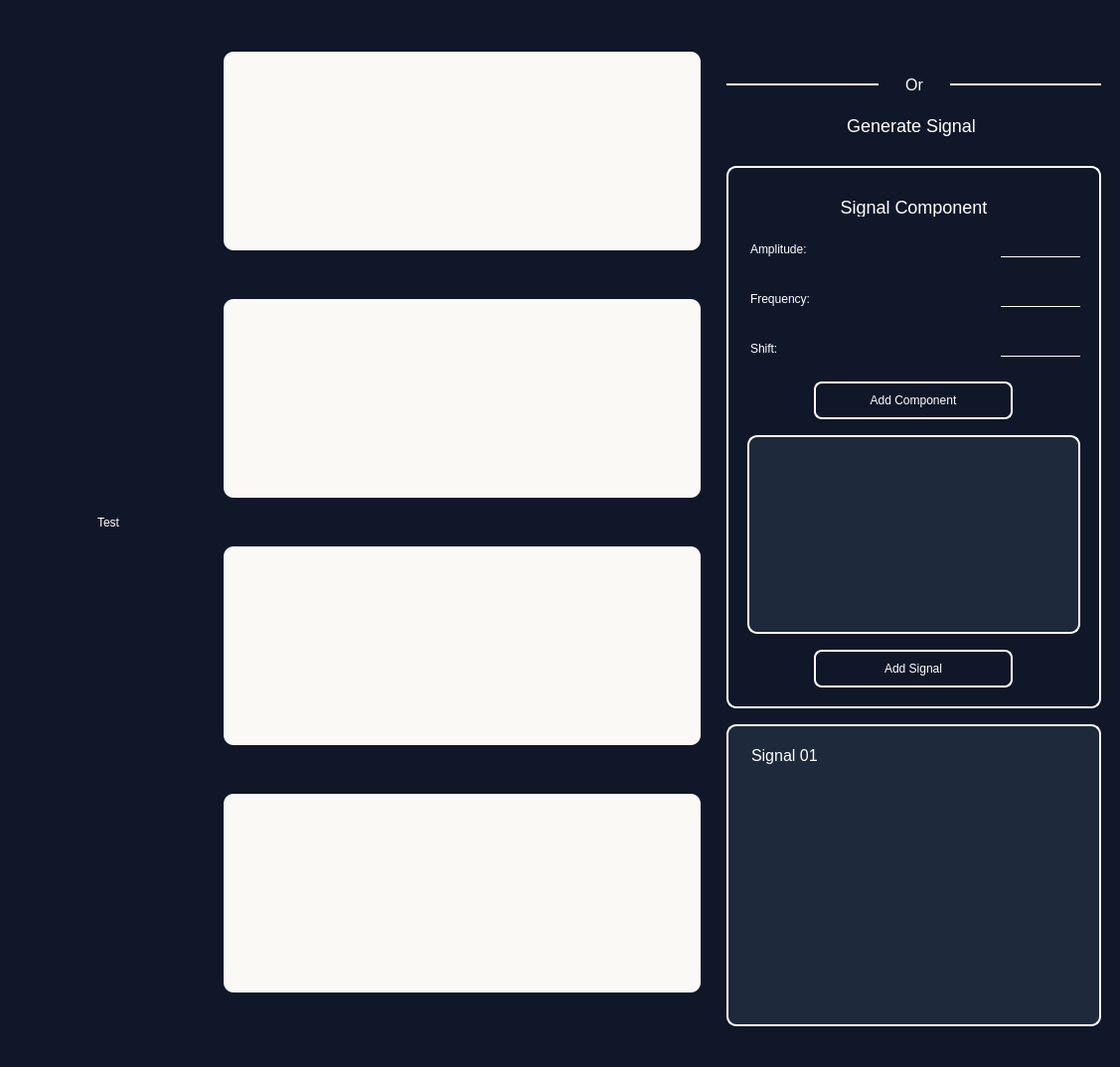
<?xml version="1.0" encoding="UTF-8"?>
<ui version="4.0">
 <class>MainWindow</class>
 <widget class="QMainWindow" name="MainWindow">
  <property name="geometry">
   <rect>
    <x>0</x>
    <y>0</y>
    <width>1127</width>
    <height>1074</height>
   </rect>
  </property>
  <property name="windowTitle">
   <string>MainWindow</string>
  </property>
  <property name="styleSheet">
   <string notr="true">*{
    background-color: #0f1729;  
    color: #ffffff;     
}

QLineEdit {
    background-color: #0f1729;   /* Updated dark background */
    color: #ffffff;              /* Updated white text */
    border: 1px solid #ffffff;   /* Updated blue border */
	border-top:none;
	border-right: none;
	border-left: none;
    padding: 4px 8px;
    font-size: 14px;
}

QLineEdit:hover {
    border: 1px solid #ffffff;   /* Updated lighter blue on hover */
	border-top:none;
	border-right: none;
	border-left: none;
}

QLineEdit:focus {
    border: 1px solid #ffffff;   /* Stronger blue when focused */
	border-top:none;
	border-right: none;
	border-left: none;
    background-color: #142A4A;   /* Slightly lighter background on focus */
    color: #ffffff;              /* Text turns blue when focused */
}

QLineEdit::placeholder {
    color: #39bef7;              /* Lighter blue for the placeholder */
    font-style: italic;
}

QLineEdit:disabled {
    background-color: #1B2C3E;   /* Darker background when disabled */
    color: #888888;              /* Gray text when disabled */
    border: 2px solid #666666;   /* Gray border when disabled */
}

QComboBox {
    background-color: #0f1729;
    color: #e1e8f0;
    border: 2px solid #39bef7;   /* Updated blue border */
    border-radius: 5px;
    padding: 5px;
}

QComboBox::drop-down {
    border-left: 1px solid #39bef7; /* Updated blue border */
}

QComboBox QAbstractItemView {
    background-color: #0f1729;
    color: #e1e8f0;
    selection-background-color: #39bef7; /* Updated highlight color */
    selection-color: #e1e8f0;
    border: 1px solid #39bef7;          /* Updated blue border */
}

QPushButton {
    background-color: #0f1729;
    border-radius: 8px;
    padding: 10px;
}

QPushButton:hover {
    background-color: #142A4A;
}

QToolTip {
    background-color: #0f1729;   /* Updated background */
    color: #e1e8f0;              /* Updated white text */
    border: 1px solid #39bef7;   /* Updated blue border */
    padding: 5px;
    border-radius: 8px;
    font-size: 14px;
}

/* Sliders */
QSlider::groove:horizontal {
    border: 1px solid #ffffff;   /* Updated white border */
    height: 8px;
    background: #0f1729;
    border-radius: 4px;
}

QSlider::handle:horizontal {
    background: #ffffff;         /* Updated white handle */
    border: 1px solid #e1e8f0;   /* White border around handle */
    width: 20px;
    height: 20px;
    border-radius: 10px;
    margin: -7px 0;
}

QSlider::sub-page:horizontal {
    background: #ffffff;         /* Updated white for sub-page */
    border: 1px solid #ffffff;   /* White border for sub-page */
    height: 8px;
    border-radius: 4px;
}

QSlider::add-page:horizontal {
    background: #0f1729;
    border: 1px solid #ffffff;   /* White border for add-page */
    height: 8px;
    border-radius: 4px;
}


</string>
  </property>
  <widget class="QWidget" name="centralwidget">
   <property name="styleSheet">
    <string notr="true">margin: 0px 10px</string>
   </property>
   <layout class="QGridLayout" name="gridLayout">
    <item row="0" column="0">
     <layout class="QVBoxLayout" name="verticalLayout_3">
      <item>
       <widget class="QPushButton" name="pushButton_2">
        <property name="minimumSize">
         <size>
          <width>200</width>
          <height>0</height>
         </size>
        </property>
        <property name="maximumSize">
         <size>
          <width>200</width>
          <height>16777215</height>
         </size>
        </property>
        <property name="text">
         <string>Test</string>
        </property>
       </widget>
      </item>
     </layout>
    </item>
    <item row="0" column="2">
     <layout class="QVBoxLayout" name="verticalLayout">
      <item>
       <widget class="QPushButton" name="uploadSignalButton">
        <property name="minimumSize">
         <size>
          <width>200</width>
          <height>50</height>
         </size>
        </property>
        <property name="maximumSize">
         <size>
          <width>400</width>
          <height>50</height>
         </size>
        </property>
        <property name="toolTip">
         <string>Upload Signal</string>
        </property>
        <property name="styleSheet">
         <string notr="true">margin-top: 10px;</string>
        </property>
        <property name="text">
         <string/>
        </property>
        <property name="icon">
         <iconset resource="icons_setup/icons.qrc">
          <normaloff>:/icons_setup/icons/browse.png</normaloff>:/icons_setup/icons/browse.png</iconset>
        </property>
        <property name="iconSize">
         <size>
          <width>30</width>
          <height>30</height>
         </size>
        </property>
       </widget>
      </item>
      <item>
       <layout class="QHBoxLayout" name="horizontalLayout">
        <item>
         <widget class="QFrame" name="frame_2">
          <property name="minimumSize">
           <size>
            <width>80</width>
            <height>2</height>
           </size>
          </property>
          <property name="maximumSize">
           <size>
            <width>180</width>
            <height>2</height>
           </size>
          </property>
          <property name="styleSheet">
           <string notr="true">QFrame {
    background-color: white; /* Sets the line color */
    max-height: 2px; /* Adjusts the line thickness */
    border: none;
}</string>
          </property>
          <property name="frameShape">
           <enum>QFrame::HLine</enum>
          </property>
          <property name="frameShadow">
           <enum>QFrame::Raised</enum>
          </property>
         </widget>
        </item>
        <item>
         <widget class="QLabel" name="label">
          <property name="minimumSize">
           <size>
            <width>40</width>
            <height>40</height>
           </size>
          </property>
          <property name="maximumSize">
           <size>
            <width>40</width>
            <height>40</height>
           </size>
          </property>
          <property name="styleSheet">
           <string notr="true">QLabel {
    color: white; /* Sets the text color */
    font-size: 16px;
	margin-bottom: 0px
}</string>
          </property>
          <property name="text">
           <string>Or</string>
          </property>
          <property name="alignment">
           <set>Qt::AlignCenter</set>
          </property>
         </widget>
        </item>
        <item>
         <widget class="QFrame" name="frame_3">
          <property name="minimumSize">
           <size>
            <width>80</width>
            <height>1</height>
           </size>
          </property>
          <property name="maximumSize">
           <size>
            <width>180</width>
            <height>2</height>
           </size>
          </property>
          <property name="styleSheet">
           <string notr="true">QFrame {
    background-color: white; /* Sets the line color */
    max-height: 2px; /* Adjusts the line thickness */
    border: none;
}</string>
          </property>
          <property name="frameShape">
           <enum>QFrame::HLine</enum>
          </property>
          <property name="frameShadow">
           <enum>QFrame::Raised</enum>
          </property>
         </widget>
        </item>
       </layout>
      </item>
      <item>
       <layout class="QVBoxLayout" name="verticalLayout_4">
        <item>
         <widget class="QLabel" name="label_2">
          <property name="minimumSize">
           <size>
            <width>200</width>
            <height>30</height>
           </size>
          </property>
          <property name="maximumSize">
           <size>
            <width>400</width>
            <height>30</height>
           </size>
          </property>
          <property name="styleSheet">
           <string notr="true">font-size: 18px;
</string>
          </property>
          <property name="text">
           <string>Generate Signal </string>
          </property>
          <property name="alignment">
           <set>Qt::AlignCenter</set>
          </property>
         </widget>
        </item>
        <item>
         <widget class="QFrame" name="frame_4">
          <property name="minimumSize">
           <size>
            <width>310</width>
            <height>0</height>
           </size>
          </property>
          <property name="maximumSize">
           <size>
            <width>400</width>
            <height>16777215</height>
           </size>
          </property>
          <property name="styleSheet">
           <string notr="true">QFrame{
border-radius: 10px;
border: 2px solid white; 
margin-top: 20px;
}

QScrollBar:vertical {
    border: none;                 /* No border */
    background: #1E293B;         /* Match the scroll area background */
    width: 8px;                  /* Thin width */
    margin: 10px 0;              /* Margins for spacing */
}

QScrollBar::handle:vertical {
    background: #FFFFFF;         /* White handle color */
    min-height: 20px;           /* Minimum height for handle */
    border-radius: 4px;         /* Slightly rounded corners */
}

QScrollBar::add-line:vertical,
QScrollBar::sub-line:vertical {
    border: none;                /* No border for add/sub buttons */
    background: none;           /* No background */
    height: 0px;                /* Hide lines */
}

QScrollBar:horizontal {
    border: none;                 /* No border */
    background: #1E293B;         /* Match the scroll area background */
    height: 8px;                 /* Thin height */
    margin: 0 10px;              /* Margins for spacing */
}

QScrollBar::handle:horizontal {
    background: #FFFFFF;         /* White handle color */
    min-width: 20px;             /* Minimum width for handle */
    border-radius: 4px;         /* Slightly rounded corners */
}

QScrollBar::add-line:horizontal,
QScrollBar::sub-line:horizontal {
    border: none;                /* No border for add/sub buttons */
    background: none;           /* No background */
    width: 0px;                 /* Hide lines */
}</string>
          </property>
          <property name="frameShape">
           <enum>QFrame::StyledPanel</enum>
          </property>
          <property name="frameShadow">
           <enum>QFrame::Raised</enum>
          </property>
          <layout class="QVBoxLayout" name="verticalLayout_5">
           <item>
            <widget class="QLabel" name="label_3">
             <property name="minimumSize">
              <size>
               <width>200</width>
               <height>40</height>
              </size>
             </property>
             <property name="maximumSize">
              <size>
               <width>400</width>
               <height>40</height>
              </size>
             </property>
             <property name="styleSheet">
              <string notr="true">border: none;
font-size: 18px</string>
             </property>
             <property name="text">
              <string>Signal Component</string>
             </property>
             <property name="alignment">
              <set>Qt::AlignCenter</set>
             </property>
            </widget>
           </item>
           <item>
            <layout class="QHBoxLayout" name="horizontalLayout_2">
             <item>
              <widget class="QLabel" name="label_4">
               <property name="minimumSize">
                <size>
                 <width>100</width>
                 <height>0</height>
                </size>
               </property>
               <property name="maximumSize">
                <size>
                 <width>300</width>
                 <height>16777215</height>
                </size>
               </property>
               <property name="styleSheet">
                <string notr="true">border: none;
margin-bottom: 10px</string>
               </property>
               <property name="text">
                <string>Amplitude:</string>
               </property>
              </widget>
             </item>
             <item>
              <widget class="QLineEdit" name="amplitudeInput">
               <property name="minimumSize">
                <size>
                 <width>100</width>
                 <height>0</height>
                </size>
               </property>
               <property name="maximumSize">
                <size>
                 <width>100</width>
                 <height>16777215</height>
                </size>
               </property>
              </widget>
             </item>
            </layout>
           </item>
           <item>
            <layout class="QHBoxLayout" name="horizontalLayout_3">
             <item>
              <widget class="QLabel" name="label_5">
               <property name="minimumSize">
                <size>
                 <width>100</width>
                 <height>0</height>
                </size>
               </property>
               <property name="maximumSize">
                <size>
                 <width>300</width>
                 <height>16777215</height>
                </size>
               </property>
               <property name="styleSheet">
                <string notr="true">border: none;
margin-bottom: 10px</string>
               </property>
               <property name="text">
                <string>Frequency:</string>
               </property>
              </widget>
             </item>
             <item>
              <widget class="QLineEdit" name="frequencyInput">
               <property name="minimumSize">
                <size>
                 <width>100</width>
                 <height>0</height>
                </size>
               </property>
               <property name="maximumSize">
                <size>
                 <width>100</width>
                 <height>16777215</height>
                </size>
               </property>
              </widget>
             </item>
            </layout>
           </item>
           <item>
            <layout class="QHBoxLayout" name="horizontalLayout_4">
             <item>
              <widget class="QLabel" name="label_6">
               <property name="minimumSize">
                <size>
                 <width>100</width>
                 <height>0</height>
                </size>
               </property>
               <property name="maximumSize">
                <size>
                 <width>300</width>
                 <height>16777215</height>
                </size>
               </property>
               <property name="styleSheet">
                <string notr="true">border: none;
margin-bottom: 10px</string>
               </property>
               <property name="text">
                <string>Shift:</string>
               </property>
              </widget>
             </item>
             <item>
              <widget class="QLineEdit" name="shiftInput">
               <property name="minimumSize">
                <size>
                 <width>100</width>
                 <height>0</height>
                </size>
               </property>
               <property name="maximumSize">
                <size>
                 <width>100</width>
                 <height>16777215</height>
                </size>
               </property>
              </widget>
             </item>
            </layout>
           </item>
           <item>
            <layout class="QHBoxLayout" name="horizontalLayout_5">
             <item>
              <widget class="QPushButton" name="addComponentButton">
               <property name="minimumSize">
                <size>
                 <width>200</width>
                 <height>0</height>
                </size>
               </property>
               <property name="maximumSize">
                <size>
                 <width>200</width>
                 <height>16777215</height>
                </size>
               </property>
               <property name="styleSheet">
                <string notr="true">margin: 10px 0px;
border: 2px solid white;</string>
               </property>
               <property name="text">
                <string>Add Component</string>
               </property>
              </widget>
             </item>
            </layout>
           </item>
           <item>
            <widget class="QScrollArea" name="componentsContainer">
             <property name="minimumSize">
              <size>
               <width>260</width>
               <height>200</height>
              </size>
             </property>
             <property name="maximumSize">
              <size>
               <width>400</width>
               <height>300</height>
              </size>
             </property>
             <property name="styleSheet">
              <string notr="true">*{
background-color: #1E293B;
margin-top:0;
}

QToolTip {
    background-color: #0f1729;   /* Updated background */
    color: #e1e8f0;              /* Updated white text */
    border: 1px solid #39bef7;   /* Updated blue border */
    padding: 5px;
    border-radius: 8px;
    font-size: 14px;
}

QPushButton {
    background-color: #1E293B;
    border-radius: 8px;
    padding: 10px;
}

QPushButton:hover {
    background-color: #0f1729;
}

</string>
             </property>
             <property name="verticalScrollBarPolicy">
              <enum>Qt::ScrollBarAsNeeded</enum>
             </property>
             <property name="widgetResizable">
              <bool>true</bool>
             </property>
             <widget class="QWidget" name="componentsContainerWidget">
              <property name="geometry">
               <rect>
                <x>0</x>
                <y>0</y>
                <width>323</width>
                <height>176</height>
               </rect>
              </property>
              <property name="minimumSize">
               <size>
                <width>0</width>
                <height>0</height>
               </size>
              </property>
              <property name="maximumSize">
               <size>
                <width>111111</width>
                <height>16777215</height>
               </size>
              </property>
              <property name="styleSheet">
               <string notr="true">QToolTip {
    background-color: #0f1729;   /* Updated background */
    color: #e1e8f0;              /* Updated white text */
    border: 1px solid #39bef7;   /* Updated blue border */
    padding: 5px;
    border-radius: 8px;
    font-size: 14px;
}</string>
              </property>
              <layout class="QGridLayout" name="gridLayout_2"/>
             </widget>
            </widget>
           </item>
           <item>
            <layout class="QHBoxLayout" name="horizontalLayout_6">
             <item>
              <widget class="QPushButton" name="addSignalButton">
               <property name="minimumSize">
                <size>
                 <width>200</width>
                 <height>0</height>
                </size>
               </property>
               <property name="maximumSize">
                <size>
                 <width>200</width>
                 <height>16777215</height>
                </size>
               </property>
               <property name="styleSheet">
                <string notr="true">margin: 10px 0px;
border: 2px solid white;</string>
               </property>
               <property name="text">
                <string>Add Signal</string>
               </property>
              </widget>
             </item>
            </layout>
           </item>
          </layout>
         </widget>
        </item>
       </layout>
      </item>
      <item>
       <layout class="QHBoxLayout" name="horizontalLayout_9">
        <item>
         <widget class="QScrollArea" name="signalsContainer">
          <property name="minimumSize">
           <size>
            <width>180</width>
            <height>200</height>
           </size>
          </property>
          <property name="maximumSize">
           <size>
            <width>400</width>
            <height>400</height>
           </size>
          </property>
          <property name="styleSheet">
           <string notr="true">*{
background-color: #1E293B;
margin: 10px 10px;
border: 2px solid white;
border-radius: 10px;
}

QPushButton {
    background-color: #1E293B;
    border-radius: 8px;
    padding: 10px;
}

QPushButton:hover {
    background-color: #0f1729;
}

    QScrollBar:vertical {
        border: none;
        background: transparent;
        width: 12px;
        margin: 0px 0px 0px 0px;
    }

    QScrollBar::handle:vertical {
        background: white;
        min-height: 20px;
        border-radius: 6px;
    }

    QScrollBar::add-line:vertical, QScrollBar::sub-line:vertical {
        height: 0px;
        width: 0px;
    }

    QScrollBar::add-page:vertical, QScrollBar::sub-page:vertical {
        background: none;
    }

    QScrollBar:horizontal {
        border: none;
        background: transparent;
        height: 12px;
        margin: 0px 0px 0px 0px;
    }

    QScrollBar::handle:horizontal {
        background: white;
        min-width: 20px;
        border-radius: 6px;
    }

    QScrollBar::add-line:horizontal, QScrollBar::sub-line:horizontal {
        height: 0px;
        width: 0px;
    }

    QScrollBar::add-page:horizontal, QScrollBar::sub-page:horizontal {
        background: none;
    }
</string>
          </property>
          <property name="widgetResizable">
           <bool>true</bool>
          </property>
          <widget class="QWidget" name="signalsContainerWidget">
           <property name="geometry">
            <rect>
             <x>0</x>
             <y>0</y>
             <width>365</width>
             <height>269</height>
            </rect>
           </property>
           <property name="styleSheet">
            <string notr="true">border:none</string>
           </property>
           <layout class="QGridLayout" name="gridLayout_3">
            <item row="0" column="0">
             <layout class="QHBoxLayout" name="signalLayout1">
              <item>
               <layout class="QHBoxLayout" name="signalLabelLayout1">
                <item alignment="Qt::AlignTop">
                 <widget class="QLabel" name="signalLabel1">
                  <property name="minimumSize">
                   <size>
                    <width>0</width>
                    <height>40</height>
                   </size>
                  </property>
                  <property name="maximumSize">
                   <size>
                    <width>16777215</width>
                    <height>40</height>
                   </size>
                  </property>
                  <property name="styleSheet">
                   <string notr="true">border:none;
font-size: 16px;
margin: 0;
margin-left: 10px</string>
                  </property>
                  <property name="text">
                   <string>Signal 01</string>
                  </property>
                 </widget>
                </item>
               </layout>
              </item>
              <item>
               <layout class="QHBoxLayout" name="signalButtonsLayout1">
                <item>
                 <spacer name="horizontalSpacer">
                  <property name="orientation">
                   <enum>Qt::Horizontal</enum>
                  </property>
                  <property name="sizeHint" stdset="0">
                   <size>
                    <width>40</width>
                    <height>20</height>
                   </size>
                  </property>
                 </spacer>
                </item>
                <item alignment="Qt::AlignTop">
                 <widget class="QPushButton" name="deleteSignalButton1">
                  <property name="minimumSize">
                   <size>
                    <width>50</width>
                    <height>50</height>
                   </size>
                  </property>
                  <property name="maximumSize">
                   <size>
                    <width>50</width>
                    <height>50</height>
                   </size>
                  </property>
                  <property name="styleSheet">
                   <string notr="true">margin:0;</string>
                  </property>
                  <property name="text">
                   <string/>
                  </property>
                  <property name="icon">
                   <iconset resource="icons_setup/icons.qrc">
                    <normaloff>:/icons_setup/icons/delete.png</normaloff>:/icons_setup/icons/delete.png</iconset>
                  </property>
                  <property name="iconSize">
                   <size>
                    <width>25</width>
                    <height>25</height>
                   </size>
                  </property>
                 </widget>
                </item>
               </layout>
              </item>
             </layout>
            </item>
           </layout>
          </widget>
         </widget>
        </item>
       </layout>
      </item>
     </layout>
    </item>
    <item row="0" column="1">
     <layout class="QVBoxLayout" name="verticalLayout_2">
      <item>
       <widget class="QFrame" name="frame1">
        <property name="minimumSize">
         <size>
          <width>500</width>
          <height>200</height>
         </size>
        </property>
        <property name="maximumSize">
         <size>
          <width>16777215</width>
          <height>200</height>
         </size>
        </property>
        <property name="styleSheet">
         <string notr="true">QFrame{
background-color: #FAF9F6;
border-radius: 10px
}</string>
        </property>
        <property name="frameShape">
         <enum>QFrame::StyledPanel</enum>
        </property>
        <property name="frameShadow">
         <enum>QFrame::Raised</enum>
        </property>
       </widget>
      </item>
      <item>
       <widget class="QFrame" name="frame2">
        <property name="minimumSize">
         <size>
          <width>500</width>
          <height>200</height>
         </size>
        </property>
        <property name="maximumSize">
         <size>
          <width>16777215</width>
          <height>200</height>
         </size>
        </property>
        <property name="styleSheet">
         <string notr="true">QFrame{
background-color: #FAF9F6;
border-radius: 10px
}</string>
        </property>
        <property name="frameShape">
         <enum>QFrame::StyledPanel</enum>
        </property>
        <property name="frameShadow">
         <enum>QFrame::Raised</enum>
        </property>
       </widget>
      </item>
      <item>
       <widget class="QFrame" name="frame3">
        <property name="minimumSize">
         <size>
          <width>500</width>
          <height>200</height>
         </size>
        </property>
        <property name="maximumSize">
         <size>
          <width>16777215</width>
          <height>200</height>
         </size>
        </property>
        <property name="styleSheet">
         <string notr="true">QFrame{
background-color: #FAF9F6;
border-radius: 10px
}</string>
        </property>
        <property name="frameShape">
         <enum>QFrame::StyledPanel</enum>
        </property>
        <property name="frameShadow">
         <enum>QFrame::Raised</enum>
        </property>
       </widget>
      </item>
      <item>
       <widget class="QFrame" name="frame4">
        <property name="minimumSize">
         <size>
          <width>500</width>
          <height>200</height>
         </size>
        </property>
        <property name="maximumSize">
         <size>
          <width>16777215</width>
          <height>200</height>
         </size>
        </property>
        <property name="styleSheet">
         <string notr="true">QFrame{
background-color: #FAF9F6;
border-radius: 10px
}</string>
        </property>
        <property name="frameShape">
         <enum>QFrame::StyledPanel</enum>
        </property>
        <property name="frameShadow">
         <enum>QFrame::Raised</enum>
        </property>
       </widget>
      </item>
     </layout>
    </item>
   </layout>
  </widget>
  <widget class="QStatusBar" name="statusbar"/>
 </widget>
 <resources>
  <include location="icons_setup/icons.qrc"/>
 </resources>
 <connections/>
</ui>
